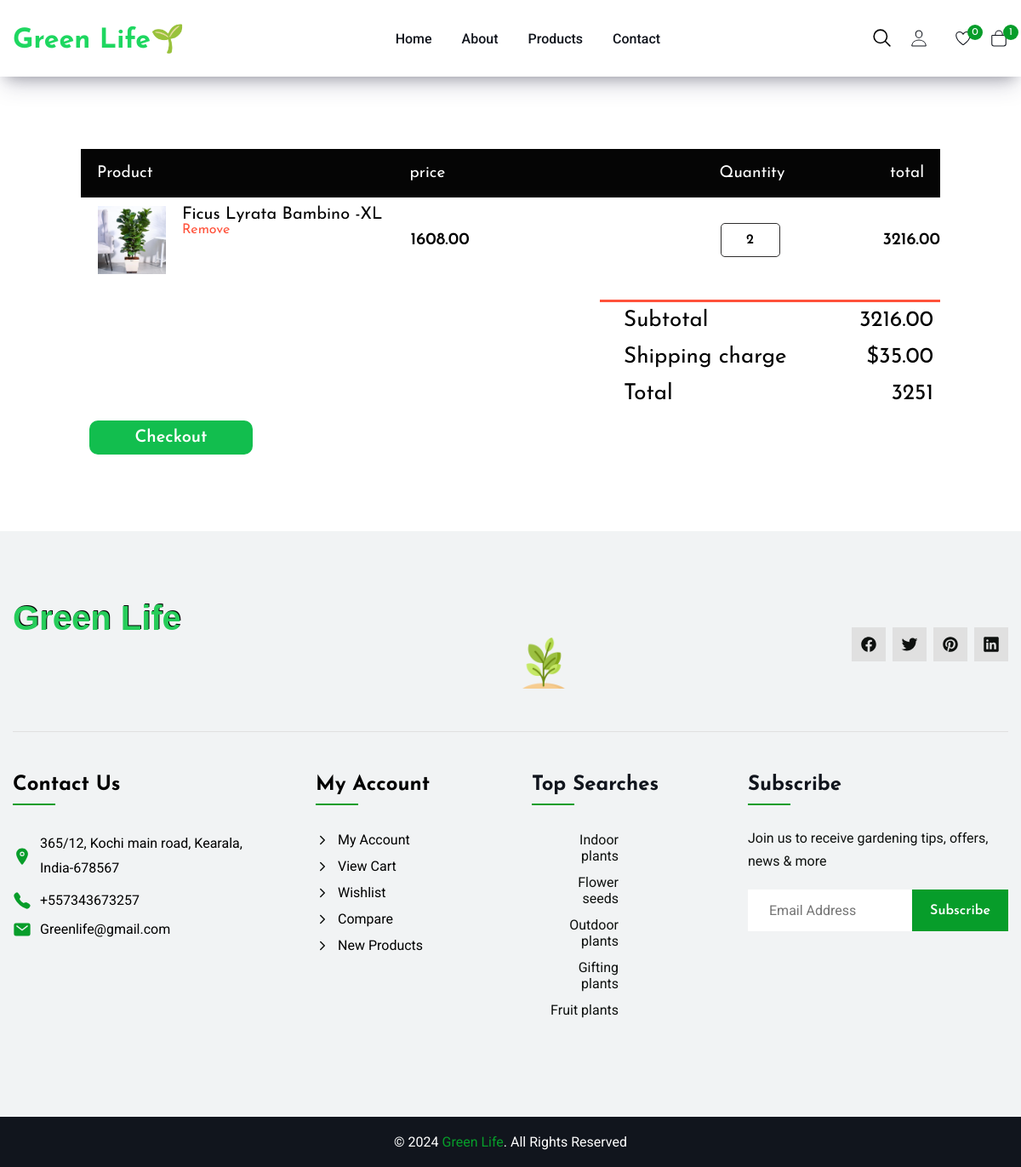
Page /myorders (signed in) on the committed database.
### order/models.py (models this page shows, shortened)
class Order(models.Model):
    CART_STAGE=0
    ORDER_CONFIRMED=1
    ORDER_SHIPPED=2
    ORDER_DELIVERED=3
    ORDER_REJECTED=4
    STATUS_CHOICE=((ORDER_CONFIRMED,'ORDER_CONFIRMED'),
                   (ORDER_SHIPPED,'ORDER_SHIPPED'),
                   (ORDER_DELIVERED,'ORDER_DELIVERED'),
                   (ORDER_REJECTED,'ORDER_REJECTED'),
                   )
    order_status=models.IntegerField(choices=STATUS_CHOICE,default=CART_STAGE)
    address=models.ForeignKey(Address,on_delete=models.SET_NULL,null=True,blank=True)
    total_price=models.TextField(default=0)
    owner=models.ForeignKey(Customuser,on_delete=models.SET_NULL,null=True,related_name='orders')
    order_date = models.DateField(auto_now_add=True)
    updated_at = models.DateField(auto_now=True)

class Orderitem(models.Model):
    CART_STAGE=0
    ORDER_CONFIRMED=1
    ORDER_SHIPPED=2
    ORDER_DELIVERED=3
    ORDER_REJECTED=4
    STATUS_CHOICE=((ORDER_CONFIRMED,'ORDER_CONFIRMED'),
                   (ORDER_SHIPPED,'ORDER_SHIPPED'),
                   (ORDER_DELIVERED,'ORDER_DELIVERED'),
                   (ORDER_REJECTED,'ORDER_REJECTED'),
                   )
    product=models.ForeignKey(Products,related_name='added_carts',on_delete=models.SET_NULL,null=True)
    quantity=models.IntegerField(default=1)
    owner=models.ForeignKey(Order,on_delete=models.CASCADE,related_name='added_items')
    item_status=models.IntegerField(choices=STATUS_CHOICE,default=CART_STAGE)
    delivery_date = models.DateField(null=True, blank=True)
    Checkout=models.ForeignKey(Checkout,on_delete=models.CASCADE,related_name='chekout',null=True,blank=True)

### product/models.py (models this page shows, shortened)
class Products(models.Model):
    IN_STOCK=0
    OUT_OF_STOCK=1
    STOCK = ((IN_STOCK, 'IN_STOCK'), (OUT_OF_STOCK, 'OUT_OF_STOCK'))
    CONDITION = (('New', 'New'), ('Old', 'Old'))
    name = models.CharField(max_length=100)
    desc=models.TextField(default=True)
    quantity = models.IntegerField(default=10)
    category=models.ForeignKey(Category,on_delete=models.CASCADE)
    price = models.DecimalField(max_digits=10, decimal_places=2)
    offer = models.DecimalField(max_digits=10, decimal_places=0)
    image1=models.ImageField(upload_to='product_images')
    image2=models.ImageField(upload_to='product_images',null=True,default=True)
    image3=models.ImageField(upload_to='product_images',null=True,default=True)
    image4=models.ImageField(upload_to='product_images',null=True,default=True)
    color=models.CharField(max_length=50)
    views=models.IntegerField(default=0)
    condtion = models.CharField(choices=CONDITION, max_length=100)
    stock = models.IntegerField(choices=STOCK,default=OUT_OF_STOCK)
    create_at = models.DateField(auto_now_add=True)
    updated_at = models.DateField(auto_now=True)
    filter_price = models.ForeignKey(Filter_Price, on_delete=models.CASCADE)
    def orginal_price(self):
        orginal_price=self.price-(self.price*(self.offer/100))
        return round(orginal_price,2)

### home/decorator.py (the view)
    def wrapper_func(request, *args, **kwargs):
        user_email = request.session.get('users',None)
        try:
            username = Customuser.objects.get(email = user_email)
            if username.is_blocked:
                del request.session["users"]
                messages.error(request, "You are blocked")
                return redirect("login")
            return view_func(request,username=username, *args, **kwargs)
        except Customuser.DoesNotExist:
            pass
        return view_func(request,username=None, *args, **kwargs)

### home/decorator.py (called while the page is built)
def session_handler(view_func):
    def wrapper_func(request, *args, **kwargs):
        user_email = request.session.get('users',None)
        try:
            username = Customuser.objects.get(email = user_email)
            if username.is_blocked:
                del request.session["users"]
                messages.error(request, "You are blocked")
                return redirect("login")
            return view_func(request,username=username, *args, **kwargs)
        except Customuser.DoesNotExist:
            pass
        return view_func(request,username=None, *args, **kwargs)
    return wrapper_func

### order/templatetags/gettotal.py (called while the page is built)
@register.filter(name='gettotal')
def gettotal(cart):
    total=0
    for item in cart.added_items.all():
        price=item.product.orginal_price()
        total=total+item.quantity*price
    return total

### order/templatetags/multiply.py (called while the page is built)
@register.filter(name='multiply')
def multiply(a,b):
    return a*b

### order/templatetags/total.py (called while the page is built)
@register.filter(name='total')
def total(cart):
    total=0
    for item in cart.added_items.all():
        price=item.product.orginal_price()
        total=total+item.quantity*price
        total=int(total)
    total=total+35
    return total

### userprofile/views.py (called while the page is built)
@session_handler
def myorders(request,username=None):
    if username:
        cart_obj,created=Order.objects.get_or_create(
            owner=username,
            order_status=Order.CART_STAGE
        )
        wish=Wishlist.objects.all()
        context={
            'cart':cart_obj,
            'wish':wish,
            'username':username
        }
        return render(request,'userprofile/myorders.html',context)
    return redirect('login')

### templates/userprofile/myorders.html (shortened to what this page needs)
{% extends 'base.html' %}
{% load multiply  %}
{% load gettotal %}
{% load total %}
{% load static %}
{% block navbar %}
{% include 'navbar.html' %}
{% endblock navbar %}
{% block maincontent %}
<link rel="stylesheet" href="{% static 'css/cart.css' %}">
{% if cart.added_items.count == 0 %}
<section class="section cart">
    <div class="container">
        <div class="card">
            <div class="card-header">
            </div>
            <div class="card-body cart">
                <div class="text-center">
                    <img src="{% static 'images/undefined - Imgur.png' %}" width="130" height="130" >
                    <h3><strong>Your Cart is Empty</strong></h3>
                    <div class="empty-cart">
                        <a href="{% url 'allproduct' %}"><button class="empty-btn">Continue shopping</button></a>
                    </div>
                </div>
            </div>
        </div>
    </div>
</section>
{% else %}
<section class="section cart">
    <div class="container">
        <div class="small-container cart-page">
            <table>
                <tr>
                    <th class="order-track">Product</th>
                    <th class="order-track">price</th>
                    <th class="order-track">Quantity</th>
                    <th class="order-track">total</th>
                </tr>
                {% for item in cart.added_items.all %}
                <tr>
                    <td>
                        <div class="cart-info">
                            <a href={% url 'singleproduct' item.product.id %}><img src="{{item.product.image1.url}}"></a>
                            <div class="cart-details">
                                <p>{{item.product.name}}</p>
                                <a href="{% url 'removeitem' item.id %}">Remove</a>
                            </div>
                        </div>
                    </td>
                    <td style="color:black;font-weight:600;font-size:20px">{{item.product.orginal_price}}</td>
                    <td><input  value="{{item.quantity}}" disabled style="color:black;font-weight:600;font-size:16px"></td>
                    <td style="color:black;font-weight:600;font-size:20px">{{ item.product.orginal_price|multiply:item.quantity }}</td>
                </tr>
                {% endfor %}
            </table>
            <div class="total-price">
                <table>
                    <tr>
                        <td>Subtotal</td>
                        <td>{{ cart|gettotal }}</td>
                    </tr>
                    <tr>
                        <td>Shipping charge</td>
                        <td>$35.00</td>
                    </tr>
                    <tr>
                        <td>Total</td>
                        <td>{{ cart |total }}</td>
                    </tr>
                </table>
            </div>
            <form action="{% url 'conform' %}" method="post">
            <div class="checkout">
                <button class="checkout-btn" type="submit">Checkout</button>
            </div>
            </form>
        </div>
    </div>
</section>
{% endif %}
{% include 'footer.html' %}
{% endblock %}

### templates/navbar.html (shortened to what this page needs)
{% load static %}
{% load gettotal %}
<header class="header" data-header>
    <div class="container">
      <a href="/" class="logo">
        <h1 style="color:#1ed760">Green Life🌱</h1>
      </a>
      <nav class="navbar" data-navbar>
        <ul class="navbar-list">
          <li class="navbar-item">
            <a href="/" class="navbar-link">Home</a>
          </li>
          <li class="navbar-item">
            <a href="{% url 'about' %}" class="navbar-link">About</a>
          </li>
          <li class="navbar-item">
            <a href="{% url 'allproduct' %}" class="navbar-link">Products</a>
          </li>
          <li class="navbar-item">
            <a href="{% url 'contact' %}" class="navbar-link">Contact</a>
          </li>
        </ul>
        <ul class="nav-action-list">
          <li>
            <div class="header-action">
              <div class="search-wrapper" data-search-wrapper>
                <button class="header-action-btn" aria-label="Toggle search" data-search-btn>
                  <ion-icon name="search-outline" class="search-icon"></ion-icon>
                </button>
              </div>
          </li>
          <li>
            <button class="nav-action-btn" >
              <ion-icon name="person-outline" aria-hidden="true" ></ion-icon>
            </button>
          </li>
          <li>
            <button class="nav-action-btn" data-panel-btn="wishlist">
              <ion-icon name="heart-outline" aria-hidden="true"></ion-icon>
              {% if 'users' in request.session %}
              {% if wish.count == 0 %}
              <data class="nav-action-badge" value="5" aria-hidden="true">0</data>
              {% else %}
              <data class="nav-action-badge" value="5" aria-hidden="true">{{wish.count}}</data>
              {% endif %}
              {% else %}
              <data class="nav-action-badge" value="5" aria-hidden="true">0</data>
              {% endif %}
            </button>
          </li>
          <li>
            <button class="nav-action-btn" data-panel-btn="cart">
              <ion-icon name="bag-outline" aria-hidden="true"></ion-icon>
              {% if 'users' in request.session %}
              {% if cart.added_items.count == 0 %}
              <data class="nav-action-badge" value="4" aria-hidden="true">0</data>
              {% else %}
              <data class="nav-action-badge" value="4" aria-hidden="true">{{cart.added_items.count}}</data>
              {% endif %}
              {% else %}
              <data class="nav-action-text" value="318.00">Cart: <strong></strong></data>
              <data class="nav-action-badge" value="4" aria-hidden="true">0</data>
              {% endif %}
            </button>
          </li>
        </ul>
      </nav>
    </div>
  </header>

### static/css/cart.css (style rules this page uses)
.cart-page { margin: 5px 80px; }
table { width: 100%; border-collapse: collapse; }
.cart-info { display: flex; flex-wrap: wrap; padding-bottom: 10px; }
td { padding-left: 20px; }
.total-price tr td { font-size: 26px; }
th { text-align: left; padding: 19px; color: #fff; background: #050505; font-weight: normal; font-size: 19px; width: 58%; }
.order-track { width: 40%; }
.cart-details { padding: 10px 9px; font-size: 20px; }
td input { width: 70px; height: 40px; border: 1px solid #2e2d2d; border-radius: 5px; text-align: center; padding: 1rem 1rem; }
td a { color: #ff523b; font-size: 16px; }
td img { width: 80px; height: 80px; margin-top:10px; margin-right: 10px; }
.total-price { display: flex; justify-content:end; padding-top: 20px; }
.total-price table { border-top: 3px solid #ff523b; width: 100%; max-width: 400px; }
.total-price table tr { display: flex; justify-content: space-between; padding: 8px; }
td:last-child { text-align: right; }
th:last-child { text-align: right; }
.checkout-btn { border-radius: 10px; padding: 10px; margin: 10px; font-size: 20px; color: white; cursor: pointer; width:19%; background-color: #12be4e; font-weight: 600; }

### rows in the picture
Order: added_items.count "1", id.quantity "3216.00", id.quantity "3251"
Orderitem: product.image1 (picture), product.name "Ficus Lyrata Bambino -XL", product.orginal_price "1608.00", quantity "2", product.orginal_price|multiply "3216.00"
